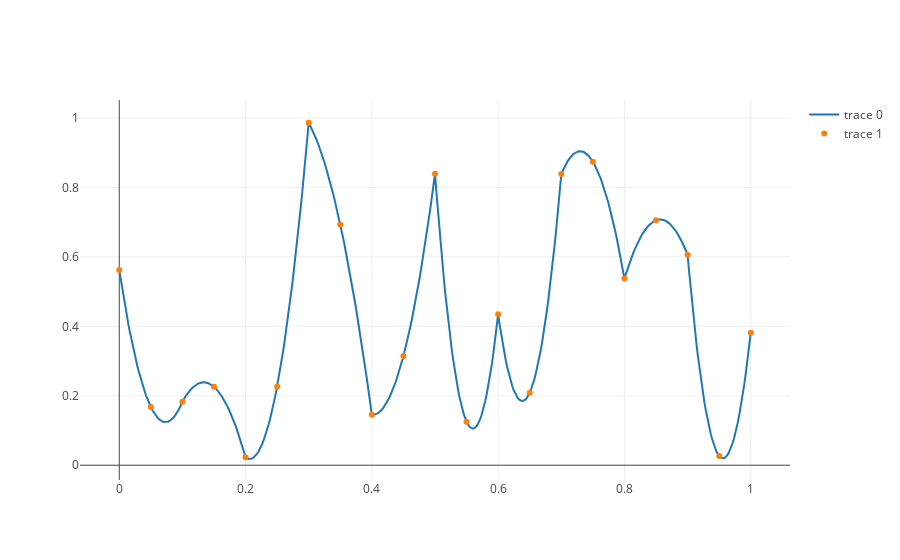

The cell this chart's notebook holds for it:
### Markdown cell above
We can generate a random vector $ui$ and use the previous function

### Code cell
ui = np.random.rand(n_bases)

x, u = interpolate(ui)


fig = go.Figure(data=[
    go.Scatter(x=x, y=u, mode='lines'),
    go.Scatter(x=nodes, y=ui, mode='markers'),
])
plotly.iplot(fig)

### Figure 1 — Plotly figure (JSON) as saved in the notebook; plotly's stock layout.template omitted (floating-point values rounded to 4 significant figures; data arrays with more than 128 entries replaced by an {"elided": "..."} marker saying what was removed)
{"data": [{"mode": "lines", "type": "scatter", "uid": "97770eb3-5368-44c9-94e6-9d781a84d92f", "x": {"elided": "500 float values"}, "y": {"elided": "500 float values"}}, {"mode": "markers", "type": "scatter", "uid": "f9432ca5-5fbe-4cb5-8af0-36d9b92fec16", "x": [0, 0.1, 0.2, 0.3, 0.4, 0.5, 0.6, 0.7, 0.8, 0.9, 1, 0.05, 0.15, 0.25, 0.35, 0.45, 0.55, 0.65, 0.75, 0.85, 0.95], "y": [0.562, 0.183, 0.02297, 0.9861, 0.1451, 0.8396, 0.4345, 0.8382, 0.5374, 0.6061, 0.3818, 0.1678, 0.2257, 0.2267, 0.6932, 0.3142, 0.1254, 0.2087, 0.8737, 0.7055, 0.02688]}], "layout": {}}
